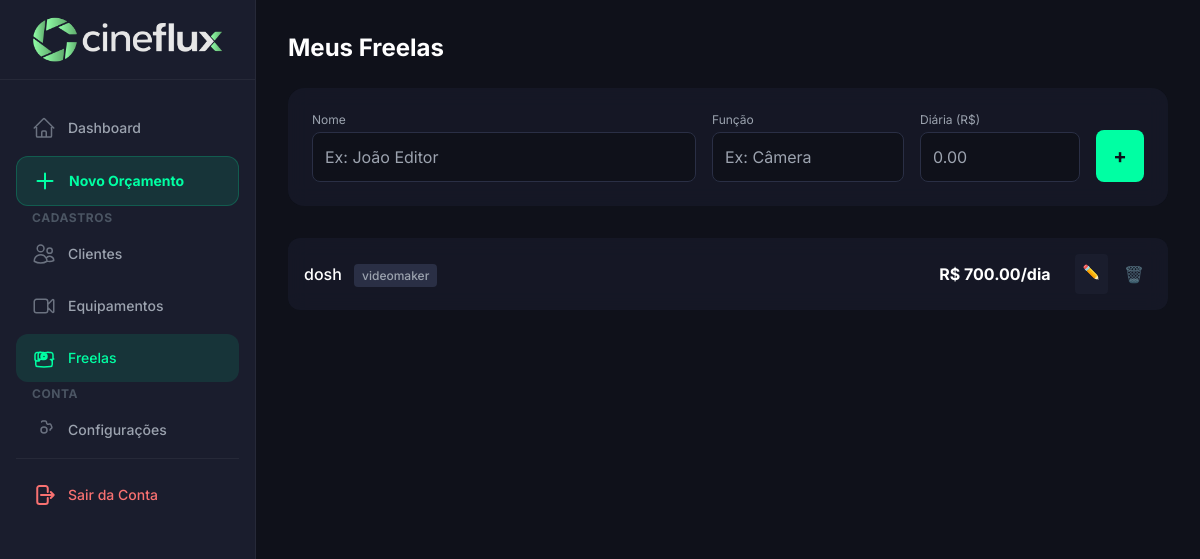
Screenshot of /operations/freelas (signed in) with the database file from the repository.
### app/models.py (models this page shows)
class Freelancer(db.Model):
    __tablename__ = 'freelancer'
    id = db.Column(db.Integer, primary_key=True)
    user_id = db.Column(db.Integer, db.ForeignKey('user.id'), nullable=False, index=True)
    name = db.Column(db.String(100), nullable=False)
    role = db.Column(db.String(100))
    daily_rate = db.Column(db.Numeric(12, 2), default=0.00)

### app/routes/operations.py (the view, shortened to what this page needs)
@operations_bp.route('/freelas', methods=['GET', 'POST'])
@login_required
def freelancers():
    return render_template('freelancers.html', freelas=Freelancer.query.filter_by(user_id=current_user.id).all())

### app/templates/freelancers.html (shortened to what this page needs)
{% extends "base.html" %}
{% block content %}
<div class="max-w-4xl mx-auto">
    <div class="flex justify-between items-center mb-6">
        <h2 class="text-2xl font-bold text-white">Meus Freelas </h2>
    </div>
    <div class="glass p-6 rounded-2xl mb-8">
        <form action="{{ url_for('operations.freelancers') }}" method="POST" class="flex flex-col md:flex-row gap-4 items-end">
            <div class="flex-1 w-full">
                <label class="block text-xs text-gray-400 mb-1">Nome</label>
                <input type="text" name="name" required class="w-full bg-dark-900 border border-dark-700 rounded-lg p-3 text-white" placeholder="Ex: João Editor">
            </div>
            <div class="w-full md:w-48">
                <label class="block text-xs text-gray-400 mb-1">Função</label>
                <input type="text" name="role" required class="w-full bg-dark-900 border border-dark-700 rounded-lg p-3 text-white" placeholder="Ex: Câmera">
            </div>
            <div class="w-full md:w-40">
                <label class="block text-xs text-gray-400 mb-1">Diária (R$)</label>
                <input type="number" name="daily_rate" step="0.01" required class="w-full bg-dark-900 border border-dark-700 rounded-lg p-3 text-white" placeholder="0.00">
            </div>
            <button type="submit" class="bg-neon-500 hover:bg-neon-600 text-dark-900 font-bold p-3 rounded-lg w-full md:w-12 text-xl transition">+</button>
        </form>
    </div>
    <div class="grid gap-4">
        {% for freela in freelas %}
        <div class="glass p-4 rounded-xl flex justify-between items-center group">
            <div>
                <h4 class="text-white font-medium">{{ freela.name }} <span class="text-xs bg-dark-700 px-2 py-1 rounded ml-2 text-gray-400">{{ freela.role }}</span></h4>
            </div>
            <div class="flex items-center gap-6">
                <p class="text-neon-400 font-bold">R$ {{ "%.2f"|format(freela.daily_rate) }}/dia</p>
                <div class="flex gap-2">
                    <a href="{{ url_for('operations.edit_freelancer', id=freela.id) }}" class="bg-dark-800 hover:bg-dark-700 p-2 rounded text-gray-300 text-sm transition">✏️</a>
                    <form action="{{ url_for('operations.delete_freelancer', id=freela.id) }}" method="POST" onsubmit="return confirm('Excluir este freelancer?')">
                        <button type="submit" class="text-red-500 hover:bg-red-500/20 p-2 rounded transition opacity-50 group-hover:opacity-100">
                            🗑️
                        </button>
                    </form>
                </div>
            </div>
        </div>
        {% else %}
        <p class="text-gray-500 text-center py-8">Nenhum freela cadastrado.</p>
        {% endfor %}
    </div>
</div>
{% endblock %}

### app/templates/base.html (style rules this page uses)
body { background-color: #0f111a; color: white; }
.glass { background: rgba(26, 29, 45, 0.6); backdrop-filter: blur(10px); }

### rows the page displays
Freelancer: name "dosh", role "videomaker", daily_rate "700.00"
